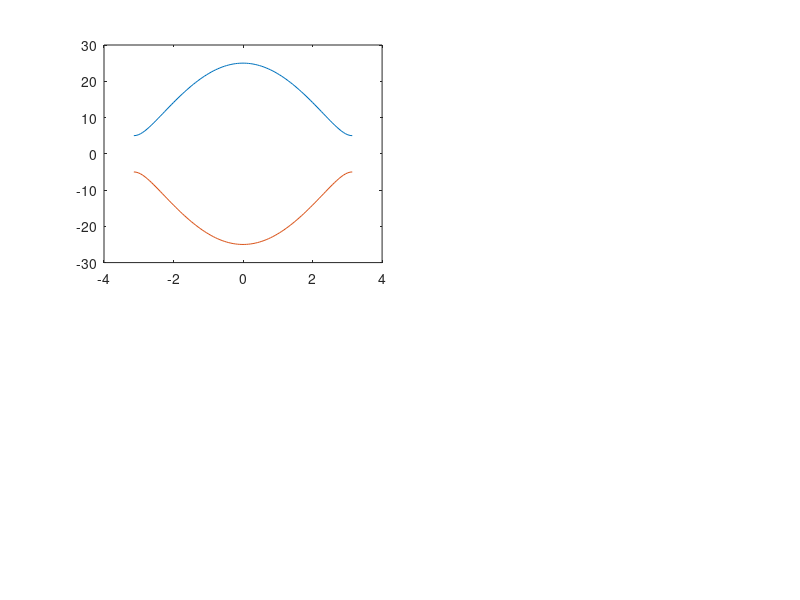

MATLAB code for this plot: (Note: this script raises an error after producing the figure.)
%% Poster SETCA plot
subplot(4,4,[1,2,5,6]);
k=linspace(-pi,pi,100);
v = 15; w = 10;
plot(k,sqrt(v^2+w^2+2*w*v*cos(k))); hold on
plot(k,-sqrt(v^2+w^2+2*w*v*cos(k)))
xline(0,'-.')
yline(0,'-.')
ylabel('Energy','Interpreter','latex'); xlabel('$k$','Interpreter','latex')
title('Trivial Insulator phase: $v\gg w$','Interpreter','latex')

subplot(4,4,[3,4,7,8]);
k=linspace(-pi,pi,100);
v = 10; w = 10;
plot(k,sqrt(v^2+w^2+2*w*v*cos(k))); hold on
plot(k,-sqrt(v^2+w^2+2*w*v*cos(k)))
xline(0,'-.')
yline(0,'-.')
ylabel('Energy','Interpreter','latex'); xlabel('$k$','Interpreter','latex')
title('Metalic phase: v=w','Interpreter','latex')

subplot(4,4,[9,10,13,14]);
k=linspace(-pi,pi,100);
v = 10; w = 15;
plot(k,sqrt(v^2+w^2+2*w*v*cos(k))); hold on
plot(k,-sqrt(v^2+w^2+2*w*v*cos(k)))
xline(0,'-.')
yline(0,'-.')
ylabel('Energy','Interpreter','latex'); xlabel('$k$','Interpreter','latex')
title('Topological phase: $w\gg v$','Interpreter','latex')

subplot(4,4,[11,12]);
v = 10; w = 15; N=20;
psi=zeros(2*N);
psi(1,2)=v; psi(2*N,2*N-1)=v;
for ii=2:2:2*(N-1)
    psi(ii,ii-1)=v;
    psi(ii,ii+1)=w;
    psi(ii+1,ii)=w;
    psi(ii+1,ii+2)=v;
end
[V,D]=eig(psi);
% for i=1:2:length(V(:,N))
%     VV(i)=V(i,N);
%     V(i,N)=0;
%     VV1(i+1)=V(i+1,N);
%     V(i,N+1)=0;
% end
bar(-(V(:,N)+V(:,N+1))/sqrt(2));
% hold on
% bar(VV);
subplot(4,4,[15,16])
bar((V(:,N)-V(:,N+1))/sqrt(2)); hold on
bar((V(:,N)-V(:,N+1))/sqrt(2));
% hold on
% bar(VV1);


%% Metalic transition dependence on T1
clc; clear all;
v=10; w=linspace(9,11,401);
T1=linspace(0,1,4); N=200; e0=0;
figure
for i=1:1:length(T1)
    for jj=1:length(w)
        psi=zeros(2*N+1);
        psi(1,2)=v; psi(2*N,2*N-1)=v;
        psi(N,2*N+1)=-T1(i); psi(2*N+1,N)=-T1(i); 
%         psi(N+1,2*N+1)=-T1/3; psi(2*N+1,N+1)=-T1/3;
%         psi(N-1,2*N+1)=-T1/3; psi(2*N+1,N-1)=-T1/3;
        psi(2*N+1,2*N+1)=e0;
        for ii=2:2:2*(N-1)
            psi(ii,ii-1)=v;
            psi(ii,ii+1)=w(jj);
            psi(ii+1,ii)=w(jj);
            psi(ii+1,ii+2)=v;
        end
        [V,D]=eig(psi);
        Enner(jj,:)=diag(D);
    end
    subplot(2,2,i)
    plot(w./v,Enner(:,N))
    hold on
    plot(w./v,Enner(:,N+1))
    plot(w./v,Enner(:,N+2))
    xline(1)
    xlabel('$w/v$','interpreter','latex'); ylabel('$n_0$','interpreter','latex');
    title(['N=200, v=10, ε_0=0 and T_1=' num2str(T1(i))]);
end


%%
figure;
t = tiledlayout(1,2,'TileSpacing','compact');
bgAx = axes(t,'XTick',[],'YTick',[],'Box','off');
bgAx.Layout.TileSpan = [1 2];
ax1 = axes(t);
bar(ax1,V(:,N+1))
xline(ax1,N+20,':');
ax1.Box = 'off';
xlim(ax1,[N-20 N+20])
xlabel(ax1,'Sublattice')
ax2 = axes(t);
ax2.Layout.Tile = 2;
bar(ax2,V(:,N+1))
ax2.YAxis.Visible = 'off';
xline(ax2,2*N-15,':');
ax2.YAxis.Visible = 'off';
ax2.Box = 'off';
xlim(ax2,[2*N-15 2*N+3])
xlabel(ax2,'Sublattice')
linkaxes([ax1 ax2], 'y')
title(ax2,'Adparticle contribution','Interpreter','latex')
title(ax1,'Bulk Defect Mode','Interpreter','latex')
ylabel(ax1,'Electron Occupancy $n_0$ at $w/v = 2$','Interpreter','latex')